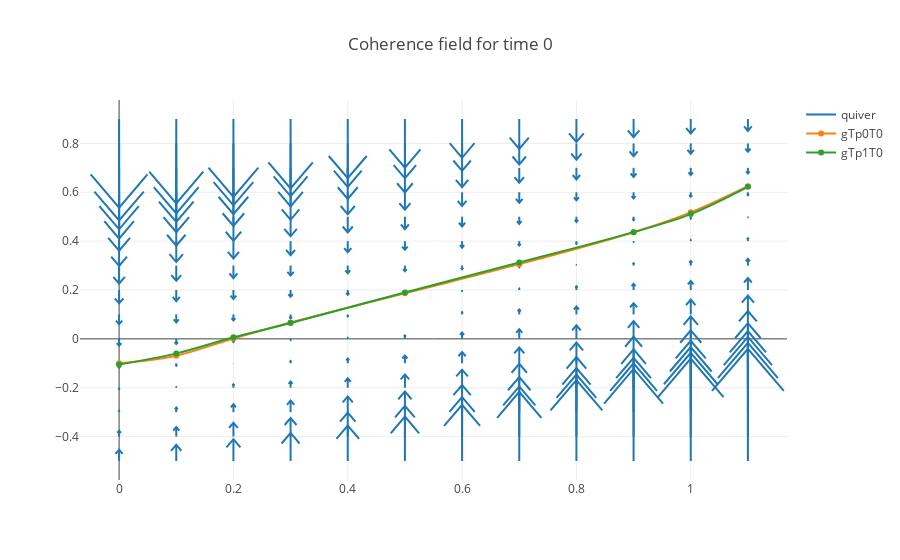

Notebook code for this chart:
### Code cell
#create a matrix of mesh values
mm,cc = np.meshgrid(np.arange(-0., 1.2, .1), np.arange(-.5, 1, .1))

t = 0
ma = np.array(mm)
ca = np.array(cc)
xList = []
yList = []
uList = []
vList = []
for mi in range(ma.shape[0]):
    for ci in range(ca.shape[1]):
        cIn = torch.Tensor([[t,ma[mi,ci], ca[mi,ci]]])
        cohOut = cohModel(cIn)
        x = ma[mi,ci]
        y = ca[mi,ci]
        u = 0
        v = cohOut.data.numpy()[0,0] #extract value 0.0716
        xList.append(x)
        yList.append(y)
        uList.append(u)
        vList.append(v)


xx = np.array(xList)
yy = np.array(yList)
uu = np.array(uList)
vv = np.array(vList)

fig0 = ff.create_quiver(xx, yy, uu, vv,
       scale=.4,
       arrow_scale=.4,
       name='quiver'
       #,line=dict(width=2)
      )

fig0.layout.title = 'Coherence field for time ' + str(t)
fig0.add_trace(f.data[0]) 
fig0.add_trace(f.data[1]) 
offline.iplot(fig0)

### Figure 1 — Plotly figure (JSON) as saved in the notebook; plotly's stock layout.template omitted (floating-point values rounded to 4 significant figures; data arrays with more than 128 entries replaced by an {"elided": "..."} marker saying what was removed)
{"data": [{"mode": "lines", "name": "quiver", "type": "scatter", "uid": "54947c2f-146a-4045-ae27-d4b91566ad2e", "x": {"elided": "1260 float values"}, "y": {"elided": "1260 float values"}}, {"line": {"shape": "spline"}, "name": "gTp0T0", "type": "scatter", "uid": "8e818974-1941-4879-a587-4a6fbcc30cc6", "x": [0, 0.1, 0.2, 0.3, 0.5, 0.7, 0.9, 1, 1.1], "y": [-0.09989, -0.06874, 0.001498, 0.06682, 0.1868, 0.3059, 0.4366, 0.5178, 0.6252]}, {"line": {"shape": "spline"}, "name": "gTp1T0", "type": "scatter", "uid": "786243b8-7762-44e5-9ece-2be8d12259b8", "x": [0, 0.1, 0.2, 0.3, 0.5, 0.7, 0.9, 1, 1.1], "y": [-0.1052, -0.05945, 0.006232, 0.0646, 0.19, 0.3124, 0.4368, 0.5106, 0.6222]}], "layout": {"hovermode": "closest", "title": {"text": "Coherence field for time 0"}}}
